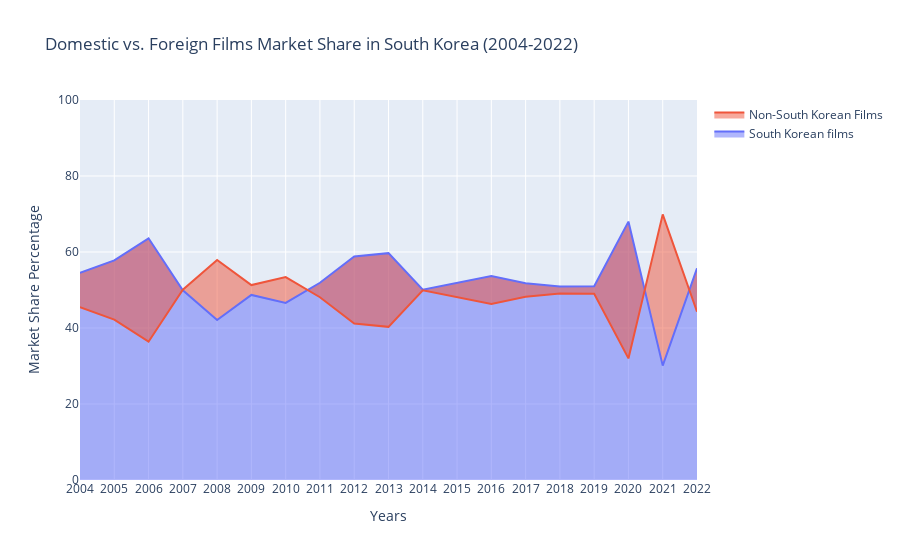

The cell this chart's notebook holds for it:
### Code cell
import pandas as pd
import plotly.graph_objects as go
import plotly.io as pio

data_chart3 = {
    'Years': [2004, 2005, 2006, 2007, 2008, 2009, 2010, 2011, 2012, 2013, 2014, 2015, 2016, 2017, 2018, 2019, 2020, 2021, 2022],
    'South Korean films': [54.50, 57.80, 63.60, 49.90, 42.10, 48.70, 46.60, 51.90, 58.80, 59.70, 50.10, 52.00, 53.70, 51.80, 50.90, 51.00, 68.00, 30.10, 55.70],
    'Non-South Korean films': [45.50, 42.20, 36.40, 50.10, 57.90, 51.30, 53.40, 48.10, 41.20, 40.30, 49.90, 48.00, 46.30, 48.20, 49.10, 49.00, 32.00, 69.90, 44.30]
}

df = pd.DataFrame(data_chart3)

traces = []
trace1 = go.Scatter(
    x=df['Years'],
    y=df['South Korean films'],
    fill='tonexty',
    mode='lines',
    name='South Korean films',
)

trace2 = go.Scatter(
    x=df['Years'],
    y=df['Non-South Korean films'],
    fill='tonexty',
    mode='lines',
    name='Non-South Korean Films',
)

layout = go.Layout(
    title='Domestic vs. Foreign Films Market Share in South Korea (2004-2022)',
    xaxis=dict(title='Years', tickmode='linear'),
    yaxis=dict(title='Market Share Percentage', range=[0, 100]),
    showlegend=True
)

fig = go.Figure(data=[trace1, trace2], layout=layout)

svg_filename = 'chart3_stream_graph_plot.svg'
pio.write_image(fig, svg_filename)

fig.show()

print(f"The plot has been saved as {svg_filename}")

### Figure 1 — Plotly figure (JSON) as saved in the notebook; plotly's stock layout.template omitted (floating-point values rounded to 4 significant figures)
{"data": [{"fill": "tonexty", "mode": "lines", "name": "South Korean films", "type": "scatter", "x": [2004, 2005, 2006, 2007, 2008, 2009, 2010, 2011, 2012, 2013, 2014, 2015, 2016, 2017, 2018, 2019, 2020, 2021, 2022], "y": [54.5, 57.8, 63.6, 49.9, 42.1, 48.7, 46.6, 51.9, 58.8, 59.7, 50.1, 52, 53.7, 51.8, 50.9, 51, 68, 30.1, 55.7]}, {"fill": "tonexty", "mode": "lines", "name": "Non-South Korean Films", "type": "scatter", "x": [2004, 2005, 2006, 2007, 2008, 2009, 2010, 2011, 2012, 2013, 2014, 2015, 2016, 2017, 2018, 2019, 2020, 2021, 2022], "y": [45.5, 42.2, 36.4, 50.1, 57.9, 51.3, 53.4, 48.1, 41.2, 40.3, 49.9, 48, 46.3, 48.2, 49.1, 49, 32, 69.9, 44.3]}], "layout": {"showlegend": true, "title": {"text": "Domestic vs. Foreign Films Market Share in South Korea (2004-2022)"}, "xaxis": {"tickmode": "linear", "title": {"text": "Years"}}, "yaxis": {"range": [0, 100], "title": {"text": "Market Share Percentage"}}}}
